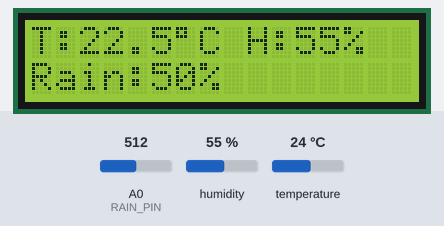
This sketch was run on a simulated Arduino Uno, built with avr-gcc and run on an emulated ATmega328P. Shown: 16×2 character LCD. The test bench sets the inputs (shaded band); at power-on: humidity 55 %, A0 (RAIN_PIN) = 512, temperature 24 °C. What the sketch prints to the serial monitor is not drawn.

Above: at 3.2 s.
3.3 s: humidity set to 22 %
At 5.5 s:
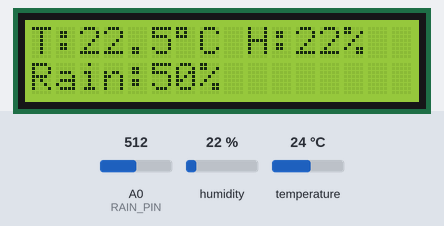
6.1 s: A0 (RAIN_PIN) set to 490
At 6.6 s:
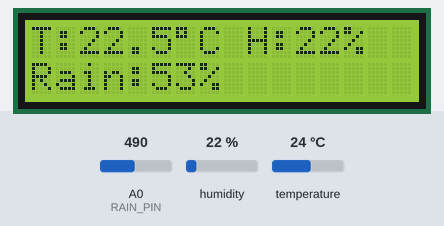
12.1 s: temperature set to 12 °C
At 13.9 s:
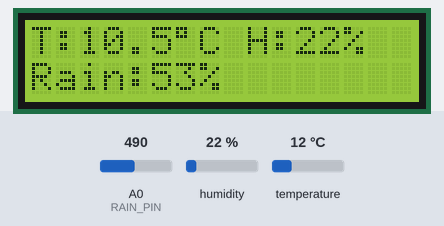
18.1 s: A0 (RAIN_PIN) set to 510
At 19.4 s:
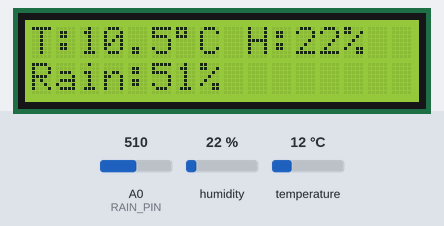
24.1 s: humidity set to 40 %
At 25.5 s:
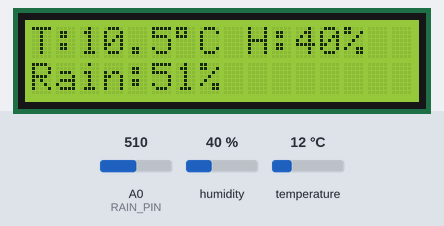
30.1 s: A0 (RAIN_PIN) set to 306
At 30.9 s:
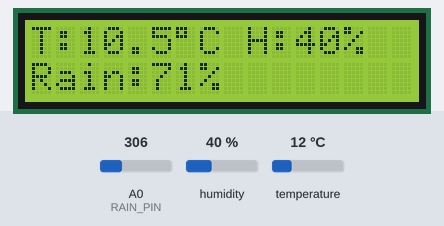
Timing chart, 0 to 33.1 s (numbered marks = the images above; inputs shaded):
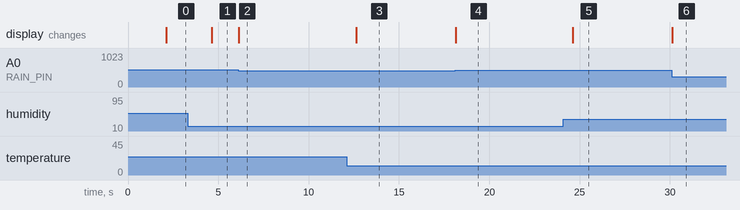

The sketch:

arduino_uno.ino
```cpp
#include <DHT.h>
#include <SoftwareSerial.h>
#include <Wire.h>
#include <LiquidCrystal_I2C.h>

#define DHT_PIN 2
#define DHT_TYPE DHT11
#define RAIN_PIN A0

DHT dht(DHT_PIN, DHT_TYPE);
SoftwareSerial espSerial(10, 11);

// LCD
LiquidCrystal_I2C lcd(0x27, 16, 2);

// Variables
float temp = 0;
float humi = 0;
int rainPct = 0;

// Timers
unsigned long lastLCD = 0;
unsigned long lastSend = 0;

void setup() {
  Serial.begin(9600);
  espSerial.begin(9600);

  dht.begin();

  lcd.init();
  lcd.backlight();

  lcd.setCursor(0, 0);
  lcd.print("Weather System");
  delay(2000);
  lcd.clear();
}

void loop() {

  // Read sensors
  float t = dht.readTemperature() - 1.5; // calibration
  float h = dht.readHumidity();
  int rain = analogRead(RAIN_PIN);
  int r = map(rain, 0, 1023, 100, 0);

  if (!isnan(t) && !isnan(h)) {
    temp = t;
    humi = h;
    rainPct = r;
  }

  // LCD update every 0.5 sec
  if (millis() - lastLCD >= 500) {
    lastLCD = millis();

    lcd.clear();

    lcd.setCursor(0, 0);
    lcd.print("T:");
    lcd.print(temp, 1);
    lcd.print((char)223);
    lcd.print("C ");

    lcd.print("H:");
    lcd.print(humi, 0);
    lcd.print("%");

    lcd.setCursor(0, 1);
    lcd.print("Rain:");
    lcd.print(rainPct);
    lcd.print("%");
  }

  // Send to ESP/Serial every 5 sec
  if (millis() - lastSend >= 5000) {
    lastSend = millis();

    String msg = String(temp, 1) + "," +
                 String(humi, 1) + "," +
                 String(rainPct);

    espSerial.println(msg);
    Serial.println("Sent: " + msg);
  }
}
```

Measured:
- after the input at 3.3 s, the display: changes after 1.3 s (image 1)
- after the input at 6.1 s, the display: changes at once (image 2)
- after the input at 12.1 s, the display: changes after 0.53 s (image 3)
- after the input at 18.1 s, the display: changes at once (image 4)
- after the input at 24.1 s, the display: changes after 0.53 s (image 5)
- after the input at 30.1 s, the display: changes at once (image 6)
